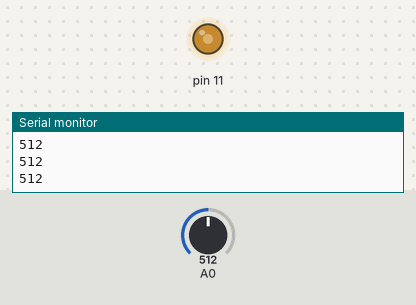
Recording of a sketch running on a simulated Arduino Uno, built with avr-gcc and run on an emulated ATmega328P. Parts: output pins drawn as LEDs (lit = HIGH), the last lines printed to the serial monitor. The inputs (shaded band) are chosen by the test bench; at power-on: A0 = 512.

Above: at 1.2 s.
1.3 s: A0 set to 716
At 2.5 s:
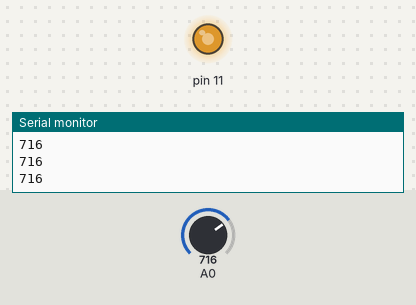
2.8 s: A0 set to 900
At 3.8 s:
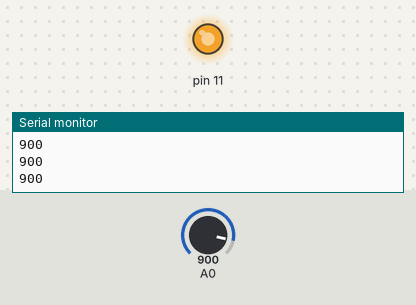
4.3 s: A0 set to 122
At 4.8 s:
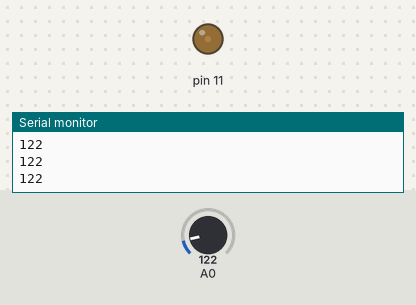
5.8 s: A0 set to 0
At 7.2 s:
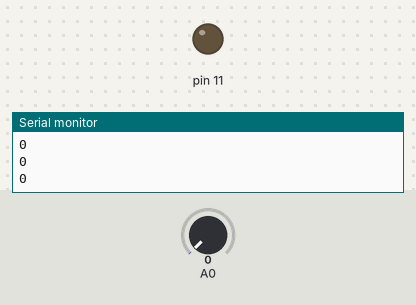
Timing chart, 0 to 8.3 s (numbered marks = the images above; inputs shaded):
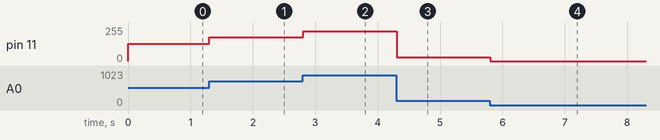

The sketch:

p_01.ino
```cpp
int valorPot = 0;
int valorMapPot = 0;

void setup() {
  Serial.begin(9600);
}

void loop() {
  valorPot = analogRead(0);
  valorMapPot = map(valorPot, 0, 1023, 0, 255);
  Serial.println(valorPot,DEC);
  analogWrite(11,valorPot/4);//PWM
}
```

Measured:
- after the input at 1.3 s, pin 11: 128/255 → 179/255 at once
- after the input at 2.8 s, pin 11: 179/255 → 225/255 at once
- after the input at 4.3 s, pin 11: 225/255 → 30/255 at once
- after the input at 5.8 s, pin 11: 30/255 → 0/255 at once
